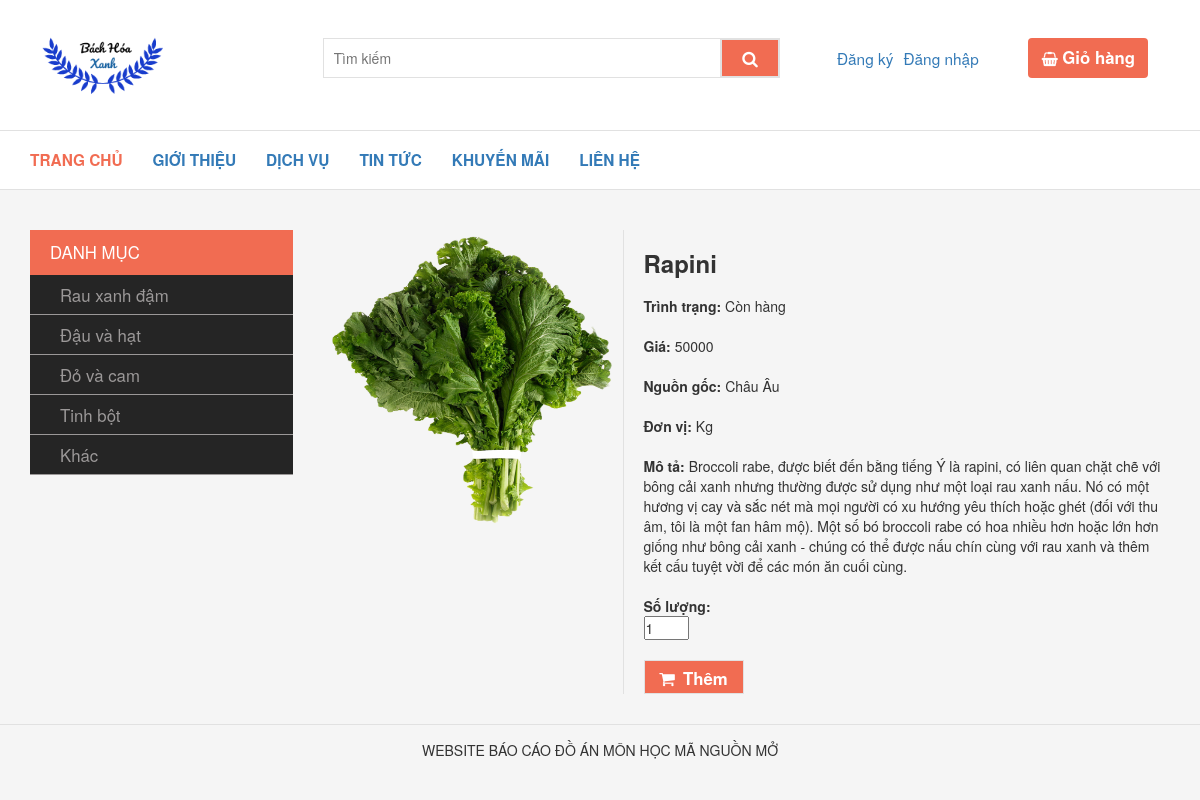
The page /lsproduct/detail/2 on the database its author committed.
### tables this page shows
CREATE TABLE `products` (
  `id` int(11) NOT NULL,
  `product_name` varchar(100) NOT NULL,
  `picture` varchar(100) DEFAULT NULL,
  `origin` varchar(100) NOT NULL,
  `unit_price` int(12) NOT NULL,
  `unit` varchar(20) NOT NULL,
  `stock` float NOT NULL,
  `supplier_id` int(11) NOT NULL,
  `description` text NOT NULL,
  `category_id` int(11) NOT NULL
);

### libs/view.php (called while the page is built, shortened)
<?php
class View
{
  public function RenderCustomer($name, $data = false)
  {
      require_once 'views/header.php';
      require_once 'views/'. $name . '.php';
      require_once 'views/footer.php';
  }
}

### controllers/lsproductController.php (called while the page is built, shortened)
<?php
class lsproductController extends Controller
{
  public function detail($id = null)
  {
    $data = $this->model->getProductById($id);
    $data = array_shift($data);
    $this->view->RenderCustomer('detail/index',$data);
  }
}

### index.php (called while the page is built, shortened)
<?php
require 'libs/model.php';
require 'libs/view.php';
require 'libs/database.php';
$app = new Bootstrap();

### libs/database.php (called while the page is built, shortened)
<?php
class Database extends PDO
{
	public function select($sql, $array = array() , $fetchMode = PDO::FETCH_ASSOC	)
	{
		$sth = $this ->prepare($sql);
		foreach ($array as $key => $value) {
			$sth->bindValue("$key",$value);
		}
		$sth->execute();
		return $sth ->fetchAll($fetchMode);
	}
}

### models/lsproductModel.php (called while the page is built, shortened)
<?php
class lsproductModel extends Model
{
  public function getProductById($id)
  {
    $query = "SELECT * FROM products WHERE id = :id ";
    $array = array(':id' => $id);
    $result = $this->db->select($query, $array);
    return $result;
  }
}

### libs/model.php (called while the page is built)
<?php
class Model
{
  function __construct()
  {
    $this->db = new Database(DB_TYPE, DB_HOST, DB_NAME, DB_USER, DB_PASS);
  }
}

### views/detail/index.php (the view)
<section class="section-1">
  <div class="container margin-section">
    <div class="row">
      <div class="col-md-3">
        <div>
          <div class="section-title">
            <span>Danh mục</span>
          </div>
          <div class="section-menu">
            <ul>
              <li>
                <a href="<?php echo URL ?>lsproduct/view/1">Rau xanh đậm</a>
              </li>
              <li>
                <a href="<?php echo URL ?>lsproduct/view/2">Đậu và hạt</a>
              </li>
              <li>
                <a href="<?php echo URL ?>lsproduct/view/3">Đỏ và cam</a>
              </li>
              <li>
                <a href="<?php echo URL ?>lsproduct/view/4">Tinh bột</a>
              </li>
              <li>
                <a href="<?php echo URL ?>lsproduct/view/5">Khác</a>
              </li>
            </ul>
          </div>
        </div>
      </div>
      <div class="col-md-9">
          <div class="detail-item">
              <div class="img-item">
                  <img src="<?php echo URL.$data['picture'] ?>" alt="<?php echo $data['product_name'] ?>">
              </div>
              <div class="info-item">
                  <div>
                      <h3><?php echo $data['product_name'] ?></h3>
                  </div>
                  <div>
                      <span>Trình trạng:</span>
                      <span><?php if ($data['stock']) {
                            echo "Còn hàng";
                      }else {
                          echo "Hết hàng";
                      }
                     ?></span>
                  </div>
                  <div>
                    <span>Giá:</span>
                      <span><?php echo $data['unit_price'] ?></span>
                  </div>
                  <div>
                    <span>Nguồn gốc:</span>
                      <span><?php echo $data['origin'] ?></span>
                  </div>
                  <div>
                    <span>Đơn vị:</span>
                      <span><?php echo $data['unit'] ?></span>
                  </div>
                  <div>
                    <span>Mô tả:</span>
                      <span><?php echo $data['description'] ?></span>
                  </div>
                  <div class="">
                    <span>Số lượng:</span>
                      <div class="quantity">
                          <input type="number" min="1" max="9" step="1" value="1">
                      </div>
                  </div>
                  <div class="cart-detail">
                    <a href="<?php echo URL . 'cart/addCart/'.$value["id"]?>" ><i class="fa fa-shopping-cart" aria-hidden="true"></i><span>Thêm</span></a>
                  </div>
              </div>
          </div>
      </div>
    </div>
  </div>
</section>

### public/css/style.css (style rules this page uses)
* { margin: 0; padding: 0; box-sizing: border-box; }
li { list-style-type: none; }
body { background-color: #f5f5f5; }
.margin-section { margin-top: 40px; }
.section-1, .section-2 { margin-bottom: 30px; }
.section-title { text-transform: uppercase; background-color: #f16c52; color: #fff; font-size: 1.2em; padding-left: 20px; height: 45px; line-height: 45px; font-weight: 500; }
.section-menu ul li { border-bottom: 1px solid #9b9898; height: 40px; line-height: 40px; padding-left: 30px; }
.section-menu { background-color: #252525; }
.section-menu a { color: #9b9898; display: block; font-size: 1.2em; font-weight: 500; }
.margin-section img { width: 130px; height: 130px; }
.detail-item { display: flex; justify-content: start; }
.img-item img { width: 300px !important; height: 300px !important; }
.info-item { padding-left: 20px; border-left: 1px solid #e1e1e1; }
.info-item h3 { font-weight: 600; }
.info-item>div { margin-top: 20px; }
.info-item>div>span:first-child { font-weight: 600; }
.cart-detail a { display: block; width: 100px; height: 34px; line-height: 34px; border: 1px solid #e1e1e1; color: #fff; background-color:#f16c52; font-size: 1.2em; text-align: center; font-weight: 600; }
.cart-detail span { margin-left: 8px; }

### rows shown on the page
products: picture (picture), product_name "Rapini", unit_price "50000", origin "Châu Âu", unit "Kg", description "Broccoli rabe, được biết đến bằng tiếng Ý là rapini, có liên quan chặt chẽ với bông cải xanh nhưng thường được sử dụng như một loại rau xanh nấu. Nó có một hương vị cay và sắc nét mà mọi người có xu hướng yêu thích hoặc ghét (đối với thu âm, tôi là một fan hâm mộ). Một số bó broccoli rabe có hoa nhiều hơn hoặc lớn hơn giống như bông cải xanh - chúng có thể được nấu chín cùng với rau xanh và thêm kết cấu tuyệt vời để các món ăn cuối cùng."
